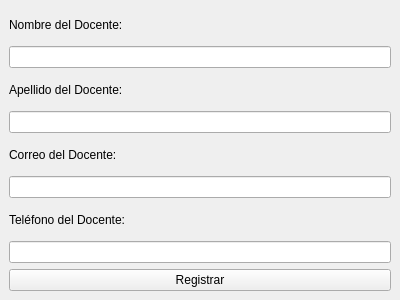
<?xml version="1.0" encoding="UTF-8"?>
<ui version="4.0">
 <class>RegistrarDocenteWindow</class>
 <widget class="QMainWindow" name="RegistrarDocenteWindow">
  <property name="geometry">
   <rect>
    <x>100</x>
    <y>100</y>
    <width>400</width>
    <height>300</height>
   </rect>
  </property>
  <property name="windowTitle">
   <string>Registrar Docente</string>
  </property>
  <widget class="QWidget" name="centralwidget">
   <layout class="QVBoxLayout" name="verticalLayout">
    <item>
     <widget class="QLabel" name="label_nombre">
      <property name="text">
       <string>Nombre del Docente:</string>
      </property>
     </widget>
    </item>
    <item>
     <widget class="QLineEdit" name="input_nombre"/>
    </item>
    <item>
     <widget class="QLabel" name="label_apellido">
      <property name="text">
       <string>Apellido del Docente:</string>
      </property>
     </widget>
    </item>
    <item>
     <widget class="QLineEdit" name="input_apellido"/>
    </item>
    <item>
     <widget class="QLabel" name="label_correo">
      <property name="text">
       <string>Correo del Docente:</string>
      </property>
     </widget>
    </item>
    <item>
     <widget class="QLineEdit" name="input_correo"/>
    </item>
    <item>
     <widget class="QLabel" name="label_telefono">
      <property name="text">
       <string>Teléfono del Docente:</string>
      </property>
     </widget>
    </item>
    <item>
     <widget class="QLineEdit" name="input_telefono"/>
    </item>
    <item>
     <widget class="QPushButton" name="button_guardar">
      <property name="text">
       <string>Registrar</string>
      </property>
     </widget>
    </item>
   </layout>
  </widget>
 </widget>
 <resources/>
 <connections/>
</ui>
